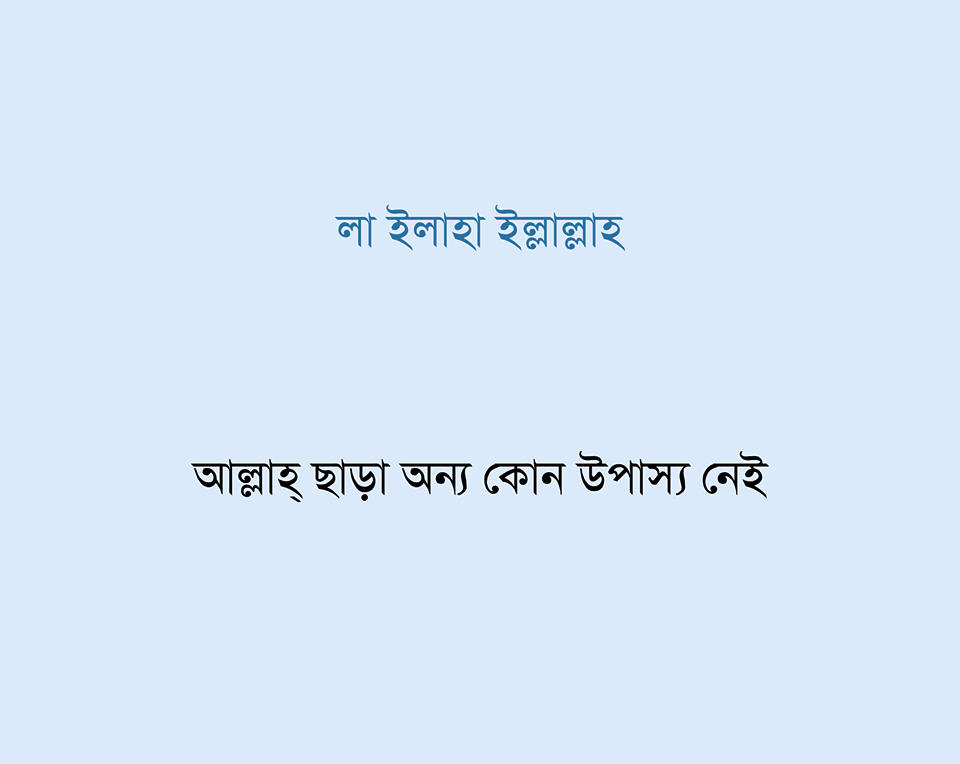
#> input picture image.png, 960 x 764 px
$ python run.py
#> lines starting #> are read from the running program, lines starting #| are printed output that depends on the picture; after the words box and inside, x2 and y2 are one past the last pixel; in counts of white or black regions, pixels touching at a corner belong together
import cv2
import pytesseract

image = cv2.imread('image.png')
#> image is the input picture: shape (764, 960, 3); mean B, G, R 247.6, 231.7, 216.6
gray = cv2.cvtColor(image, cv2.COLOR_BGR2GRAY)
thresh = 255 - cv2.threshold(gray, 0, 255, cv2.THRESH_BINARY_INV + cv2.THRESH_OTSU)[1]
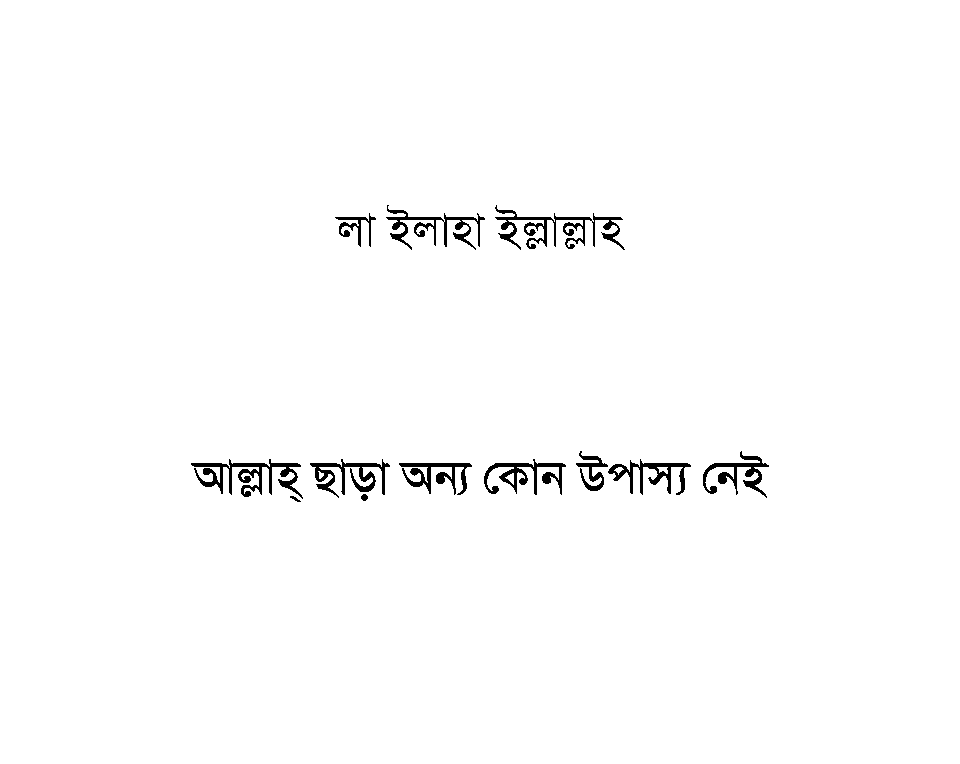
#> thresh: shape (764, 960); 98.7% white; 12 black regions, largest, box (x1, y1, x2, y2) and area: (495, 205, 625, 250) 1517, (191, 459, 303, 499) 1475, (386, 205, 485, 250) 1091

# Blur and perform text extraction(you can use raw image)
thresh = cv2.GaussianBlur(thresh, (3,3), 0)
#> (the run stopped early here; a loop or call above may not have finished)
